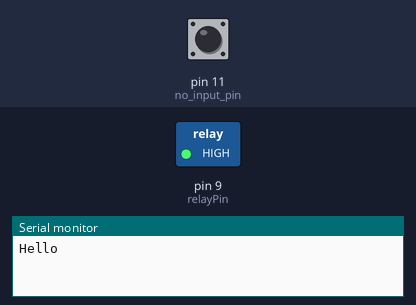
Recording of a sketch running on a simulated Arduino Uno, built with avr-gcc and run on an emulated ATmega328P. Shown: switched loads named in the sketch (green lamp = pin HIGH), the last lines printed to the serial monitor. The test bench sets the inputs (shaded band); at power-on: pin 11 (no_input_pin) HIGH.

Above: at 1.2 s.
1.3 s: pin 11 (no_input_pin) pulled LOW for 0.15 s
At 1.9 s:
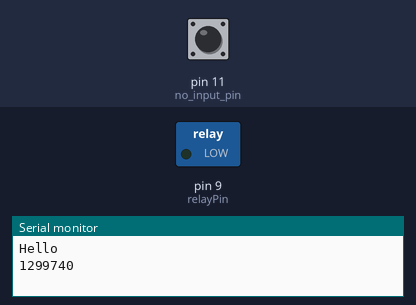
3.8 s: pin 11 (no_input_pin) pulled LOW for 3.2 s
At 9.2 s:
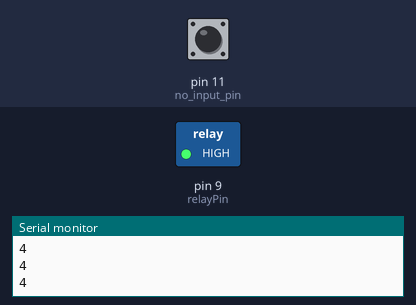
Timing chart, 0 to 10.7 s (numbered marks = the images above; inputs shaded):
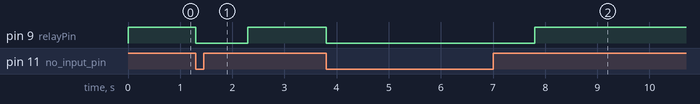

The sketch:

Lab11.ino
```cpp
int relayPin = 9;
int no_input_pin = 11;

long start = 0;
long end = 0;

void setup() {
  Serial.begin(57600);
  Serial.println("Hello");
  pinMode(relayPin, OUTPUT);
  pinMode(no_input_pin, INPUT_PULLUP);
}

void loop() {
  start = micros();
  //digitalWrite(relayPin, 1);
  PORTB = 0b00000010 | PORTB;

  while((PINB & 0b00001000) != 0) {
    // wait
  }
  end = micros();
  long diff = end - start;
  Serial.println(diff);

  digitalWrite(relayPin, 0);

  delay(1000);
}
```

Measured:
- after the input at 1.3 s, pin 9 (relayPin): HIGH → LOW at once, → HIGH 1.0 s later
- after the input at 3.8 s, pin 9 (relayPin): HIGH → LOW at once, → HIGH 4.0 s later
